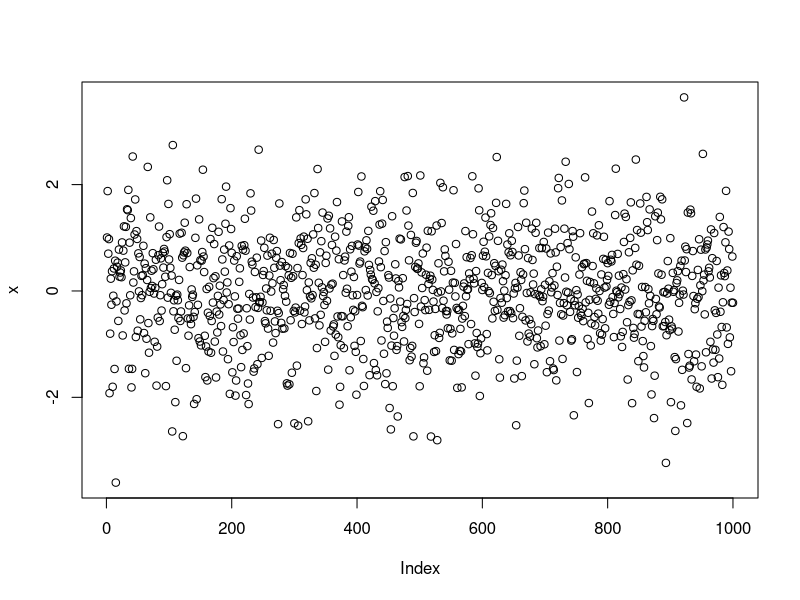
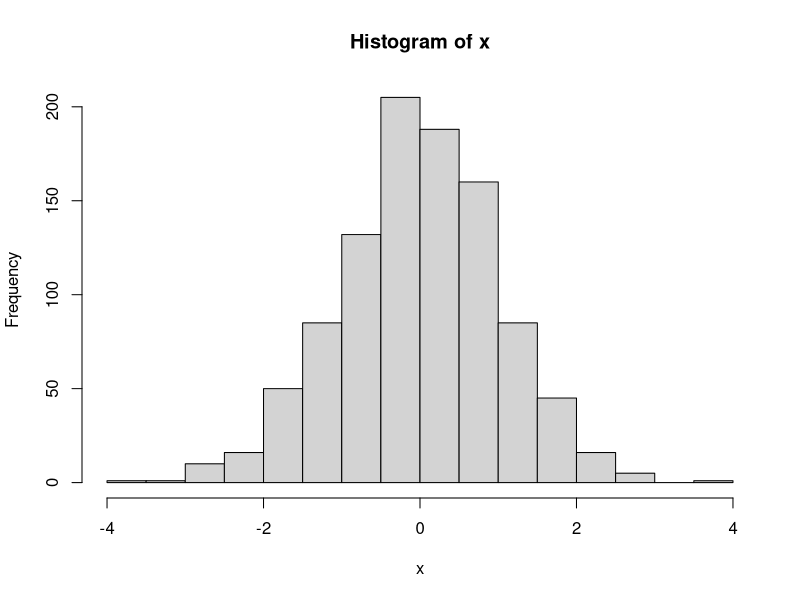
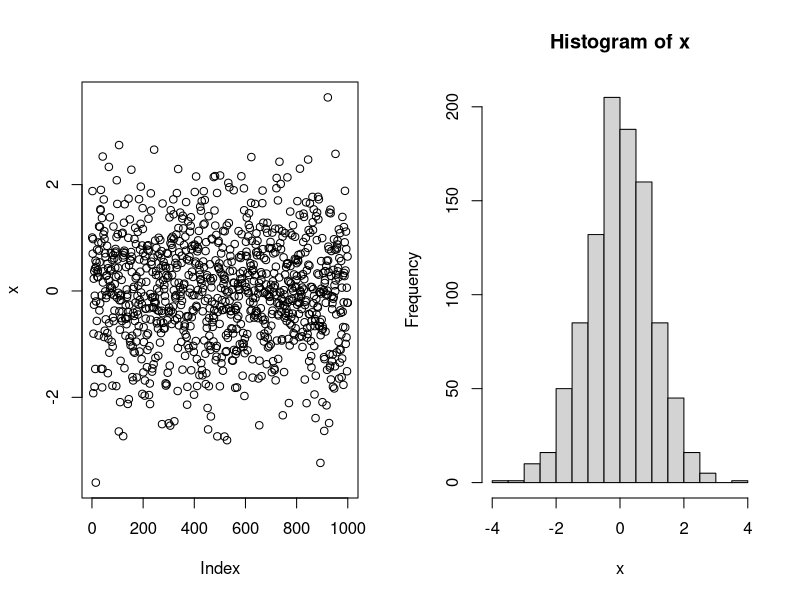
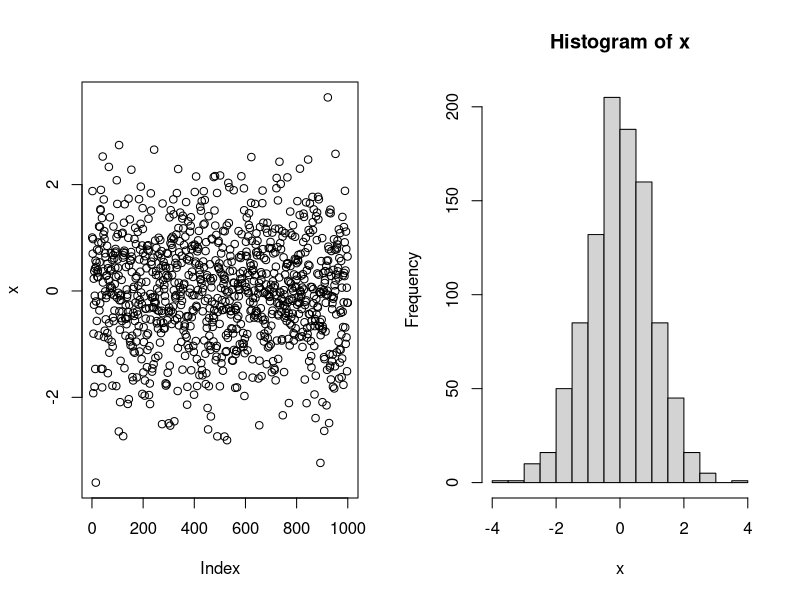

Recreate these plots in R, in order.
# Homework0 - Example 1

# I am generating 1000 random samples from N(0,1) - normal distribution with mean
# 0 and sd 1, assign it to x. 

# In R '<-' is used for assigning values, '=' is also acceptable, but '<-' is less 
# likely to be confused with '==' which means 'equal'.

# In R, the capabilities are rendered through functions. Here rnorm is a function, and
# it takes serveral parameters. This is a function from the base package, so we don't have to
# make a reference to a library. Type help(rnorm) to learn more about this function.

# You may execute the command by highlighting the line/chunk of code and clicking 'run' button in the top right
# corner or by hitting CTRL+ENTER. Now please do it.
x <- rnorm(1000,0,1)

# After executing the command, the properties of value x show up in the workspace window. It says 
# x is numeric[1000] - it tells you that x is a numeric vector of length 1000, as it should be.

# Let us plot x as it is, this will simply be a plot of x values ordered by theor vector index sequence 
# (X-axis is the sequential number, and Y-axis coordinate reflects the x's value)
# As expected, the values of x are hovering around 0 and ~68% of data should stay between -2 and 2 
plot(x)

# Let's look at some statistics of x
summary(x)

# And its histogram
hist(x)

# Multiple plots on the same screen
par(mfrow=c(1,2))  # This tells R to divide the plot space into 1 row and 2 columns, do help(par) to find more
plot(x)
hist(x)

# Output the plot to a pdf file
cat('plotting to pdf\n') 
pdf('my_plot.pdf')  # Output to a pdf file in the current working directory. You may set your working directory 
                    # Tools->set working directory->to source file loction
par(mfrow=c(1,2))  
plot(x)
hist(x)
dev.off() # Remember to close the pdf device to switch back to screen plotting

# Finally you may batch run all the code together by sourcing the R file. Click "source" button at top right
# or type 'source("R filename") in the console

# ** You will notice that the summary statistics do not print. You need to change line #26 summary(x) to
# print(summary(x)) in order for it to print in batch script mode

# That's it!



